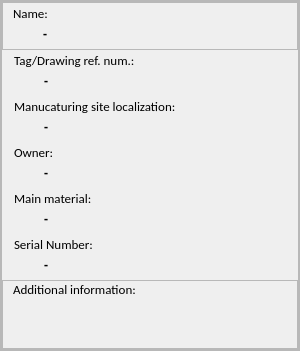
                   <widget class="QFrame" name="parentMainInfo">
                    <property name="minimumSize">
                     <size>
                      <width>300</width>
                      <height>0</height>
                     </size>
                    </property>
                    <property name="frameShape">
                     <enum>QFrame::StyledPanel</enum>
                    </property>
                    <property name="frameShadow">
                     <enum>QFrame::Raised</enum>
                    </property>
                    <layout class="QHBoxLayout" name="horizontalLayout_3">
                     <property name="spacing">
                      <number>0</number>
                     </property>
                     <property name="leftMargin">
                      <number>0</number>
                     </property>
                     <property name="topMargin">
                      <number>0</number>
                     </property>
                     <property name="rightMargin">
                      <number>0</number>
                     </property>
                     <property name="bottomMargin">
                      <number>0</number>
                     </property>
                     <item>
                      <widget class="QFrame" name="frame_3">
                       <property name="frameShape">
                        <enum>QFrame::StyledPanel</enum>
                       </property>
                       <property name="frameShadow">
                        <enum>QFrame::Raised</enum>
                       </property>
                       <layout class="QVBoxLayout" name="verticalLayout_4">
                        <property name="spacing">
                         <number>0</number>
                        </property>
                        <property name="leftMargin">
                         <number>0</number>
                        </property>
                        <property name="topMargin">
                         <number>0</number>
                        </property>
                        <property name="rightMargin">
                         <number>0</number>
                        </property>
                        <property name="bottomMargin">
                         <number>0</number>
                        </property>
                        <item>
                         <widget class="QFrame" name="frame_6">
                          <property name="sizePolicy">
                           <sizepolicy hsizetype="Preferred" vsizetype="Preferred">
                            <horstretch>0</horstretch>
                            <verstretch>0</verstretch>
                           </sizepolicy>
                          </property>
                          <property name="frameShape">
                           <enum>QFrame::StyledPanel</enum>
                          </property>
                          <property name="frameShadow">
                           <enum>QFrame::Raised</enum>
                          </property>
                          <layout class="QVBoxLayout" name="verticalLayout_5">
                           <property name="spacing">
                            <number>0</number>
                           </property>
                           <property name="leftMargin">
                            <number>0</number>
                           </property>
                           <property name="topMargin">
                            <number>2</number>
                           </property>
                           <property name="rightMargin">
                            <number>2</number>
                           </property>
                           <property name="bottomMargin">
                            <number>2</number>
                           </property>
                           <item>
                            <widget class="QLabel" name="label_3">
                             <property name="sizePolicy">
                              <sizepolicy hsizetype="Preferred" vsizetype="Preferred">
                               <horstretch>0</horstretch>
                               <verstretch>0</verstretch>
                              </sizepolicy>
                             </property>
                             <property name="minimumSize">
                              <size>
                               <width>0</width>
                               <height>0</height>
                              </size>
                             </property>
                             <property name="font">
                              <font>
                               <family>Calibri</family>
                               <pointsize>10</pointsize>
                               <weight>50</weight>
                               <italic>false</italic>
                               <bold>false</bold>
                              </font>
                             </property>
                             <property name="text">
                              <string>Name:</string>
                             </property>
                             <property name="alignment">
                              <set>Qt::AlignLeading|Qt::AlignLeft|Qt::AlignVCenter</set>
                             </property>
                             <property name="margin">
                              <number>0</number>
                             </property>
                             <property name="indent">
                              <number>10</number>
                             </property>
                            </widget>
                           </item>
                           <item>
                            <widget class="QLabel" name="constructNameLabel">
                             <property name="sizePolicy">
                              <sizepolicy hsizetype="Expanding" vsizetype="Preferred">
                               <horstretch>0</horstretch>
                               <verstretch>0</verstretch>
                              </sizepolicy>
                             </property>
                             <property name="minimumSize">
                              <size>
                               <width>0</width>
                               <height>25</height>
                              </size>
                             </property>
                             <property name="font">
                              <font>
                               <family>Calibri</family>
                               <pointsize>10</pointsize>
                               <weight>75</weight>
                               <bold>true</bold>
                              </font>
                             </property>
                             <property name="text">
                              <string>-</string>
                             </property>
                             <property name="alignment">
                              <set>Qt::AlignLeading|Qt::AlignLeft|Qt::AlignVCenter</set>
                             </property>
                             <property name="indent">
                              <number>40</number>
                             </property>
                            </widget>
                           </item>
                          </layout>
                         </widget>
                        </item>
                        <item>
                         <widget class="QFrame" name="frame_8">
                          <property name="sizePolicy">
                           <sizepolicy hsizetype="Preferred" vsizetype="Preferred">
                            <horstretch>0</horstretch>
                            <verstretch>0</verstretch>
                           </sizepolicy>
                          </property>
                          <property name="frameShape">
                           <enum>QFrame::NoFrame</enum>
                          </property>
                          <property name="frameShadow">
                           <enum>QFrame::Sunken</enum>
                          </property>
                          <property name="lineWidth">
                           <number>0</number>
                          </property>
                          <layout class="QVBoxLayout" name="verticalLayout_7">
                           <property name="spacing">
                            <number>0</number>
                           </property>
                           <property name="leftMargin">
                            <number>2</number>
                           </property>
                           <property name="topMargin">
                            <number>2</number>
                           </property>
                           <property name="rightMargin">
                            <number>2</number>
                           </property>
                           <property name="bottomMargin">
                            <number>2</number>
                           </property>
                           <item>
                            <widget class="QLabel" name="label_29">
                             <property name="minimumSize">
                              <size>
                               <width>0</width>
                               <height>0</height>
                              </size>
                             </property>
                             <property name="font">
                              <font>
                               <family>Calibri</family>
                               <pointsize>10</pointsize>
                               <weight>50</weight>
                               <italic>false</italic>
                               <bold>false</bold>
                              </font>
                             </property>
                             <property name="text">
                              <string>Tag/Drawing ref. num.:</string>
                             </property>
                             <property name="alignment">
                              <set>Qt::AlignLeading|Qt::AlignLeft|Qt::AlignVCenter</set>
                             </property>
                             <property name="indent">
                              <number>10</number>
                             </property>
                            </widget>
                           </item>
                           <item>
                            <widget class="QLabel" name="constructTagLabel">
                             <property name="sizePolicy">
                              <sizepolicy hsizetype="Expanding" vsizetype="Preferred">
                               <horstretch>0</horstretch>
                               <verstretch>0</verstretch>
                              </sizepolicy>
                             </property>
                             <property name="minimumSize">
                              <size>
                               <width>0</width>
                               <height>25</height>
                              </size>
                             </property>
                             <property name="font">
                              <font>
                               <family>Calibri</family>
                               <pointsize>10</pointsize>
                               <weight>75</weight>
                               <bold>true</bold>
                              </font>
                             </property>
                             <property name="text">
                              <string>-</string>
                             </property>
                             <property name="alignment">
                              <set>Qt::AlignLeading|Qt::AlignLeft|Qt::AlignVCenter</set>
                             </property>
                             <property name="indent">
                              <number>40</number>
                             </property>
                            </widget>
                           </item>
                          </layout>
                         </widget>
                        </item>
                        <item>
                         <widget class="QFrame" name="frame_14">
                          <property name="sizePolicy">
                           <sizepolicy hsizetype="Expanding" vsizetype="Preferred">
                            <horstretch>0</horstretch>
                            <verstretch>0</verstretch>
                           </sizepolicy>
                          </property>
                          <layout class="QVBoxLayout" name="verticalLayout_13">
                           <property name="spacing">
                            <number>0</number>
                           </property>
                           <property name="leftMargin">
                            <number>2</number>
                           </property>
                           <property name="topMargin">
                            <number>2</number>
                           </property>
                           <property name="rightMargin">
                            <number>2</number>
                           </property>
                           <property name="bottomMargin">
                            <number>2</number>
                           </property>
                           <item>
                            <widget class="QLabel" name="label_35">
                             <property name="minimumSize">
                              <size>
                               <width>0</width>
                               <height>0</height>
                              </size>
                             </property>
                             <property name="font">
                              <font>
                               <family>Calibri</family>
                               <pointsize>10</pointsize>
                               <weight>50</weight>
                               <italic>false</italic>
                               <bold>false</bold>
                              </font>
                             </property>
                             <property name="text">
                              <string>Manucaturing site localization:</string>
                             </property>
                             <property name="textFormat">
                              <enum>Qt::AutoText</enum>
                             </property>
                             <property name="alignment">
                              <set>Qt::AlignLeading|Qt::AlignLeft|Qt::AlignVCenter</set>
                             </property>
                             <property name="indent">
                              <number>10</number>
                             </property>
                            </widget>
                           </item>
                           <item>
                            <widget class="QLabel" name="constructLocalizationLabel">
                             <property name="minimumSize">
                              <size>
                               <width>0</width>
                               <height>25</height>
                              </size>
                             </property>
                             <property name="font">
                              <font>
                               <family>Calibri</family>
                               <pointsize>10</pointsize>
                               <weight>75</weight>
                               <bold>true</bold>
                              </font>
                             </property>
                             <property name="text">
                              <string>-</string>
                             </property>
                             <property name="alignment">
                              <set>Qt::AlignLeading|Qt::AlignLeft|Qt::AlignVCenter</set>
                             </property>
                             <property name="indent">
                              <number>40</number>
                             </property>
                            </widget>
                           </item>
                          </layout>
                         </widget>
                        </item>
                        <item>
                         <widget class="QFrame" name="frame_10">
                          <property name="sizePolicy">
                           <sizepolicy hsizetype="Expanding" vsizetype="Preferred">
                            <horstretch>0</horstretch>
                            <verstretch>0</verstretch>
                           </sizepolicy>
                          </property>
                          <layout class="QVBoxLayout" name="verticalLayout_9">
                           <property name="spacing">
                            <number>0</number>
                           </property>
                           <property name="leftMargin">
                            <number>2</number>
                           </property>
                           <property name="topMargin">
                            <number>2</number>
                           </property>
                           <property name="rightMargin">
                            <number>2</number>
                           </property>
                           <property name="bottomMargin">
                            <number>2</number>
                           </property>
                           <item>
                            <widget class="QLabel" name="label_31">
                             <property name="minimumSize">
                              <size>
                               <width>0</width>
                               <height>0</height>
                              </size>
                             </property>
                             <property name="font">
                              <font>
                               <family>Calibri</family>
                               <pointsize>10</pointsize>
                               <weight>50</weight>
                               <italic>false</italic>
                               <bold>false</bold>
                              </font>
                             </property>
                             <property name="text">
                              <string>Owner:</string>
                             </property>
                             <property name="alignment">
                              <set>Qt::AlignLeading|Qt::AlignLeft|Qt::AlignVCenter</set>
                             </property>
                             <property name="indent">
                              <number>10</number>
                             </property>
                            </widget>
                           </item>
                           <item>
                            <widget class="QLabel" name="constructOwnerLabel">
                             <property name="sizePolicy">
                              <sizepolicy hsizetype="Expanding" vsizetype="Preferred">
                               <horstretch>0</horstretch>
                               <verstretch>0</verstretch>
                              </sizepolicy>
                             </property>
                             <property name="minimumSize">
                              <size>
                               <width>0</width>
                               <height>25</height>
                              </size>
                             </property>
                             <property name="font">
                              <font>
                               <family>Calibri</family>
                               <pointsize>10</pointsize>
                               <weight>75</weight>
                               <bold>true</bold>
                              </font>
                             </property>
                             <property name="text">
                              <string>-</string>
                             </property>
                             <property name="alignment">
                              <set>Qt::AlignLeading|Qt::AlignLeft|Qt::AlignVCenter</set>
                             </property>
                             <property name="indent">
                              <number>40</number>
                             </property>
                            </widget>
                           </item>
                          </layout>
                         </widget>
                        </item>
                        <item>
                         <widget class="QFrame" name="frame_13">
                          <property name="sizePolicy">
                           <sizepolicy hsizetype="Expanding" vsizetype="Preferred">
                            <horstretch>0</horstretch>
                            <verstretch>0</verstretch>
                           </sizepolicy>
                          </property>
                          <layout class="QVBoxLayout" name="verticalLayout_10">
                           <property name="spacing">
                            <number>0</number>
                           </property>
                           <property name="leftMargin">
                            <number>2</number>
                           </property>
                           <property name="topMargin">
                            <number>2</number>
                           </property>
                           <property name="rightMargin">
                            <number>2</number>
                           </property>
                           <property name="bottomMargin">
                            <number>2</number>
                           </property>
                           <item>
                            <widget class="QLabel" name="label_34">
                             <property name="sizePolicy">
                              <sizepolicy hsizetype="Expanding" vsizetype="Preferred">
                               <horstretch>0</horstretch>
                               <verstretch>0</verstretch>
                              </sizepolicy>
                             </property>
                             <property name="minimumSize">
                              <size>
                               <width>0</width>
                               <height>0</height>
                              </size>
                             </property>
                             <property name="font">
                              <font>
                               <family>Calibri</family>
                               <pointsize>10</pointsize>
                               <weight>50</weight>
                               <italic>false</italic>
                               <bold>false</bold>
                              </font>
                             </property>
                             <property name="text">
                              <string>Main material:</string>
                             </property>
                             <property name="alignment">
                              <set>Qt::AlignLeading|Qt::AlignLeft|Qt::AlignVCenter</set>
                             </property>
                             <property name="indent">
                              <number>10</number>
                             </property>
                            </widget>
                           </item>
                           <item>
                            <widget class="QLabel" name="constructMaterialLabel">
                             <property name="sizePolicy">
                              <sizepolicy hsizetype="Expanding" vsizetype="Preferred">
                               <horstretch>0</horstretch>
                               <verstretch>0</verstretch>
                              </sizepolicy>
                             </property>
                             <property name="minimumSize">
                              <size>
                               <width>0</width>
                               <height>25</height>
                              </size>
                             </property>
                             <property name="font">
                              <font>
                               <family>Calibri</family>
                               <pointsize>10</pointsize>
                               <weight>75</weight>
                               <bold>true</bold>
                              </font>
                             </property>
                             <property name="text">
                              <string>-</string>
                             </property>
                             <property name="alignment">
                              <set>Qt::AlignLeading|Qt::AlignLeft|Qt::AlignVCenter</set>
                             </property>
                             <property name="indent">
                              <number>40</number>
                             </property>
                            </widget>
                           </item>
                          </layout>
                         </widget>
                        </item>
                        <item>
                         <widget class="QFrame" name="frame_9">
                          <property name="sizePolicy">
                           <sizepolicy hsizetype="Expanding" vsizetype="Preferred">
                            <horstretch>0</horstretch>
                            <verstretch>0</verstretch>
                           </sizepolicy>
                          </property>
                          <layout class="QVBoxLayout" name="verticalLayout_8">
                           <property name="spacing">
                            <number>0</number>
                           </property>
                           <property name="leftMargin">
                            <number>2</number>
                           </property>
                           <property name="topMargin">
                            <number>2</number>
                           </property>
                           <property name="rightMargin">
                            <number>2</number>
                           </property>
                           <property name="bottomMargin">
                            <number>2</number>
                           </property>
                           <item>
                            <widget class="QLabel" name="label_30">
                             <property name="minimumSize">
                              <size>
                               <width>0</width>
                               <height>0</height>
                              </size>
                             </property>
                             <property name="font">
                              <font>
                               <family>Calibri</family>
                               <pointsize>10</pointsize>
                               <weight>50</weight>
                               <italic>false</italic>
                               <bold>false</bold>
                              </font>
                             </property>
                             <property name="text">
                              <string>Serial Number:</string>
                             </property>
                             <property name="alignment">
                              <set>Qt::AlignLeading|Qt::AlignLeft|Qt::AlignVCenter</set>
                             </property>
                             <property name="indent">
                              <number>10</number>
                             </property>
                            </widget>
                           </item>
                           <item>
                            <widget class="QLabel" name="constructNumberLabel">
                             <property name="sizePolicy">
                              <sizepolicy hsizetype="Expanding" vsizetype="Preferred">
                               <horstretch>0</horstretch>
                               <verstretch>0</verstretch>
                              </sizepolicy>
                             </property>
                             <property name="minimumSize">
                              <size>
                               <width>0</width>
                               <height>25</height>
                              </size>
                             </property>
                             <property name="font">
                              <font>
                               <family>Calibri</family>
                               <pointsize>10</pointsize>
                               <weight>75</weight>
                               <bold>true</bold>
                              </font>
                             </property>
                             <property name="text">
                              <string>-</string>
                             </property>
                             <property name="alignment">
                              <set>Qt::AlignLeading|Qt::AlignLeft|Qt::AlignVCenter</set>
                             </property>
                             <property name="indent">
                              <number>40</number>
                             </property>
                            </widget>
                           </item>
                          </layout>
                         </widget>
                        </item>
                        <item>
                         <widget class="QFrame" name="frame_40">
                          <property name="frameShape">
                           <enum>QFrame::StyledPanel</enum>
                          </property>
                          <property name="frameShadow">
                           <enum>QFrame::Raised</enum>
                          </property>
                          <layout class="QVBoxLayout" name="verticalLayout_28">
                           <property name="spacing">
                            <number>0</number>
                           </property>
                           <property name="leftMargin">
                            <number>0</number>
                           </property>
                           <property name="topMargin">
                            <number>0</number>
                           </property>
                           <property name="rightMargin">
                            <number>0</number>
                           </property>
                           <property name="bottomMargin">
                            <number>0</number>
                           </property>
                           <item>
                            <widget class="QLabel" name="label_33">
                             <property name="minimumSize">
                              <size>
                               <width>156</width>
                               <height>0</height>
                              </size>
                             </property>
                             <property name="font">
                              <font>
                               <family>Calibri</family>
                               <pointsize>10</pointsize>
                               <weight>50</weight>
                               <italic>false</italic>
                               <bold>false</bold>
                              </font>
                             </property>
                             <property name="text">
                              <string>Additional information:</string>
                             </property>
                             <property name="alignment">
                              <set>Qt::AlignLeading|Qt::AlignLeft|Qt::AlignVCenter</set>
                             </property>
                             <property name="wordWrap">
                              <bool>false</bool>
                             </property>
                             <property name="indent">
                              <number>10</number>
                             </property>
                            </widget>
                           </item>
                           <item>
                            <widget class="QLabel" name="constructAdditionalInfoLabel">
                             <property name="sizePolicy">
                              <sizepolicy hsizetype="Expanding" vsizetype="Preferred">
                               <horstretch>0</horstretch>
                               <verstretch>0</verstretch>
                              </sizepolicy>
                             </property>
                             <property name="minimumSize">
                              <size>
                               <width>0</width>
                               <height>50</height>
                              </size>
                             </property>
                             <property name="font">
                              <font>
                               <family>Calibri</family>
                               <pointsize>10</pointsize>
                               <weight>75</weight>
                               <bold>true</bold>
                              </font>
                             </property>
                             <property name="layoutDirection">
                              <enum>Qt::RightToLeft</enum>
                             </property>
                             <property name="text">
                              <string/>
                             </property>
                             <property name="alignment">
                              <set>Qt::AlignLeading|Qt::AlignLeft|Qt::AlignVCenter</set>
                             </property>
                             <property name="wordWrap">
                              <bool>true</bool>
                             </property>
                             <property name="indent">
                              <number>10</number>
                             </property>
                            </widget>
                           </item>
                          </layout>
                         </widget>
                        </item>
                       </layout>
                      </widget>
                     </item>
                    </layout>
                   </widget>
